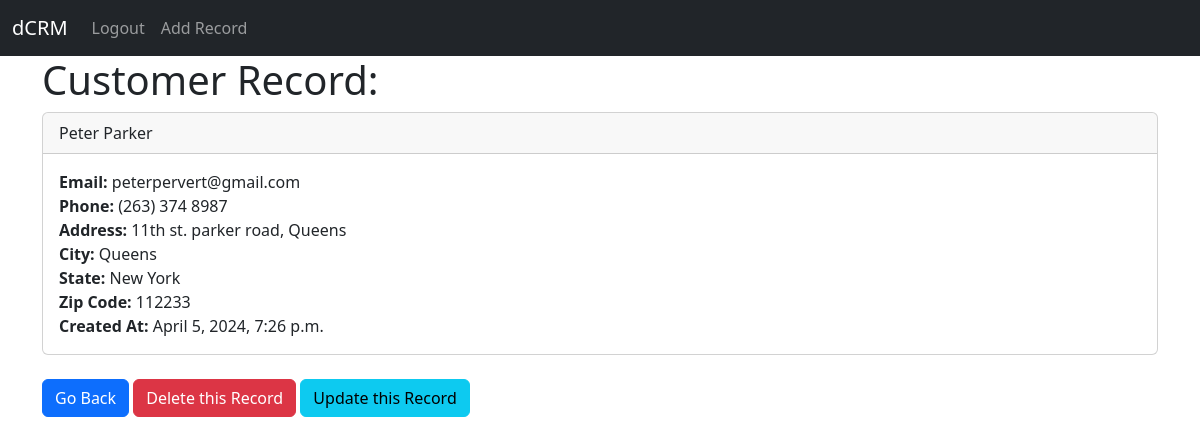
Screenshot of /record/3 (signed in) with the database file from the repository.
### website/models.py (models this page shows, shortened)
class Record(models.Model):
    created_at = models.DateTimeField(auto_now_add = True)
    first_name = models.CharField(max_length = 50)
    last_name = models.CharField(max_length = 50)
    email = models.CharField(max_length = 100)
    phone = models.CharField(max_length = 15)
    address = models.CharField(max_length = 200)
    city = models.CharField(max_length = 30)
    state = models.CharField(max_length = 30)
    zip_code = models.CharField(max_length = 10)

### website/views.py (the view)
# urls.py: path('record/<int:pk>', views.customer_record, name='record'),
def customer_record(request, pk):
    if request.user.is_authenticated:
        customer_record = Record.objects.get(id=pk)
        return render(request, 'record.html', {'customer_record': customer_record})
    else:
        messages.success(request, 'You must be logged in to view this page')
        return render(request, 'home.html')

### website/templates/record.html
{% extends 'base.html' %}
{% block content %}
<h1>Customer Record: </h1>
<div class="card">
    <div class="card-header">
      {{customer_record.first_name}} {{customer_record.last_name}}
    </div>
    <div class="card-body">
      <p class="card-text">
        <strong>Email: </strong>{{customer_record.email}} <br>
        <strong>Phone: </strong>{{customer_record.phone}} <br>
        <strong>Address: </strong>{{customer_record.address}} <br>
        <strong>City: </strong>{{customer_record.city}} <br>
        <strong>State: </strong>{{customer_record.state}} <br>
        <strong>Zip Code: </strong>{{customer_record.zip_code}} <br>
        <strong>Created At: </strong> {{customer_record.created_at}}
      </p>
    </div>
</div>
<br>
<a href="{% url 'home' %}" class="btn btn-primary">Go Back </a>
<a href="{% url 'delete_record' customer_record.id %}" class="btn btn-danger">Delete this Record</a>
<a href="{% url 'update_record' customer_record.id %}" class="btn btn-info">Update this Record</a>
{% endblock %}

### rows the page displays
Record: first_name "Peter", last_name "Parker", email "peterpervert@gmail.com", phone "(263) 374 8987", address "11th st. parker road, Queens", city "Queens", state "New York", zip_code "112233", created_at "April 5, 2024, 7:26 p.m."
